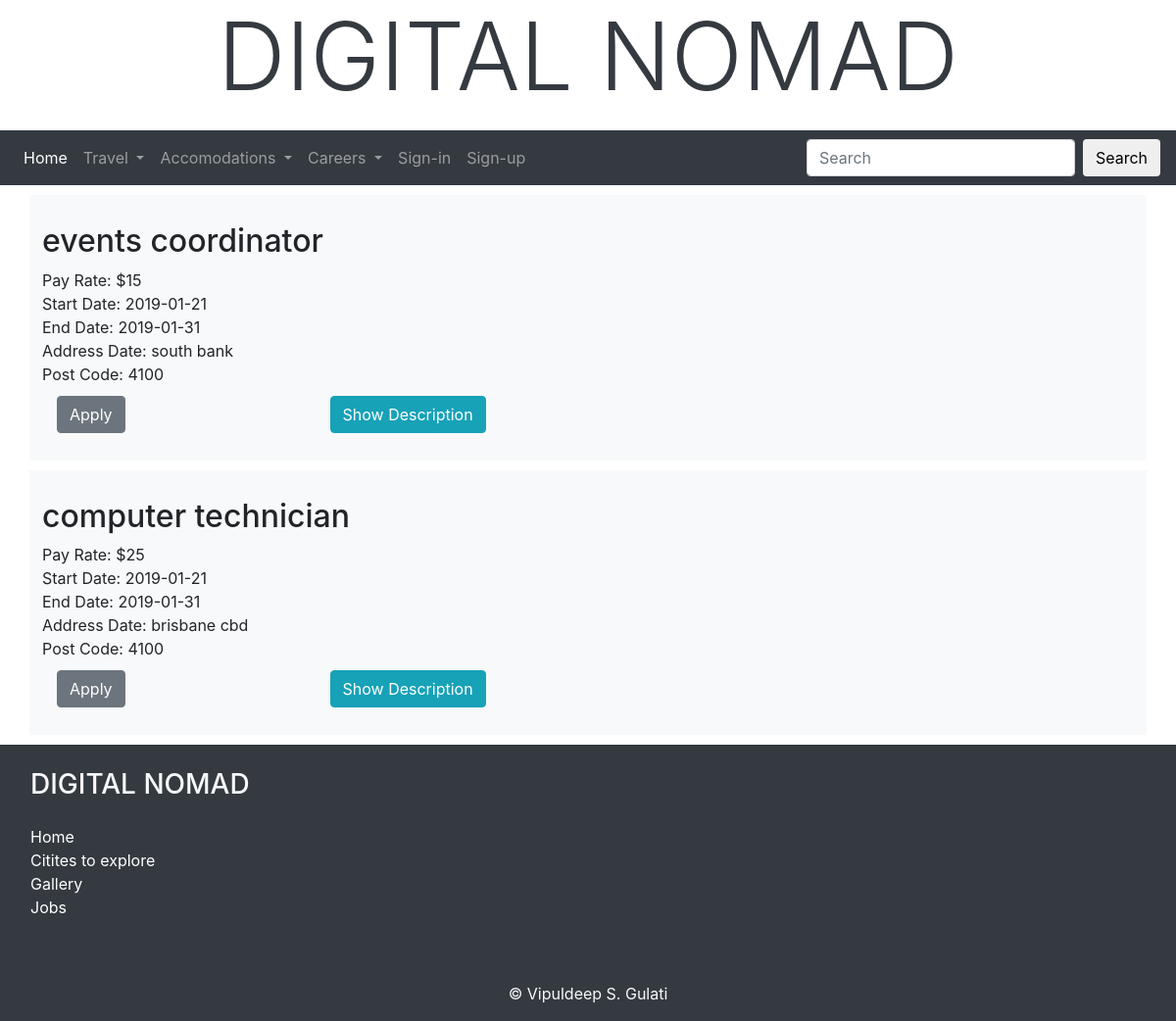
/jobs.php?jt=volunteer, run on the app's committed database.
### tables this page shows
CREATE TABLE `jobs` (
  `jid` int(11) NOT NULL,
  `jname` varchar(40) NOT NULL,
  `jdescription` varchar(500) NOT NULL,
  `jtype` varchar(50) NOT NULL,
  `payrate` decimal(10,0) NOT NULL,
  `startdate` date NOT NULL,
  `enddate` date NOT NULL,
  `address` varchar(100) NOT NULL,
  `postcode` varchar(4) NOT NULL
);

### jobs.php (the view, shortened to what this page needs)
<?php
$jtype = $_GET["jt"];
?>
<!DOCTYPE html>
<html lang="en">
<head>
    <link rel="stylesheet" href="https://maxcdn.bootstrapcdn.com/bootstrap/4.1.3/css/bootstrap.min.css">
    <link rel="stylesheet" href="css/footer.css">
    <link rel="stylesheet" href="css/buttons.css">
</head>
<body onLoad="run_first()">
<?php include("include/banner.inc") ?>
<?php include("include/nav.inc") ?>
	<?php
		$conn  = db_connect();
		$sql = "SELECT * FROM jobs where jtype='$jtype';";
		$result = $conn -> query($sql);
		?>
		<form action="Apply.php" method="POST">
		<?php
		while ($row = $result -> fetch_assoc())
					{
		?>
   <div class="container bg-light py-2 px-2" style="margin-top: 10px; margin-bottom: 10px;">
   <div style="margin: 20px;">
   <div class="row">
   <h2><?php echo $row["jname"]; ?></h2>
   </div>
   <div class="row">
   Pay Rate: $<?php echo $row["payrate"] ?>
   </div>
   <div class = "row">
   Start Date: <?php echo $row["startdate"] ?>
   </div>
   <div class = "row">
   End Date: <?php echo $row["enddate"] ?>
   </div>
   <div class = "row">
   Address Date: <?php echo $row["address"] ?>
   </div>
   <div class = "row">
   Post Code: <?php echo $row["postcode"] ?>
   </div>
    <div class="row" style="margin-top: 10px;">
	<div class = "col">
   <button type="submit" name="jid" class="btn btn-secondary" data-toggle="collapse" value="<?php echo $row["jid"]; ?>">Apply</button>
</div>
<div class = "col-9">
   <button type="button" class="btn btn-info" data-toggle="collapse" data-target="#demo<?php echo $row["jid"]; ?>">Show Description</button>
</div>
</div></div></div>
					<?php } ?>
<form>
<?php include("include/footer.inc") ?>
	</body>
	</html>

### data on the page
jobs: jname "events coordinator", payrate "15", startdate "2019-01-21", enddate "2019-01-31", address "south bank", postcode "4100", $row["jid"] 4 (drawn)
jobs: jname "computer technician", payrate "25", startdate "2019-01-21", enddate "2019-01-31", address "brisbane cbd", postcode "4100", $row["jid"] 5 (drawn)
